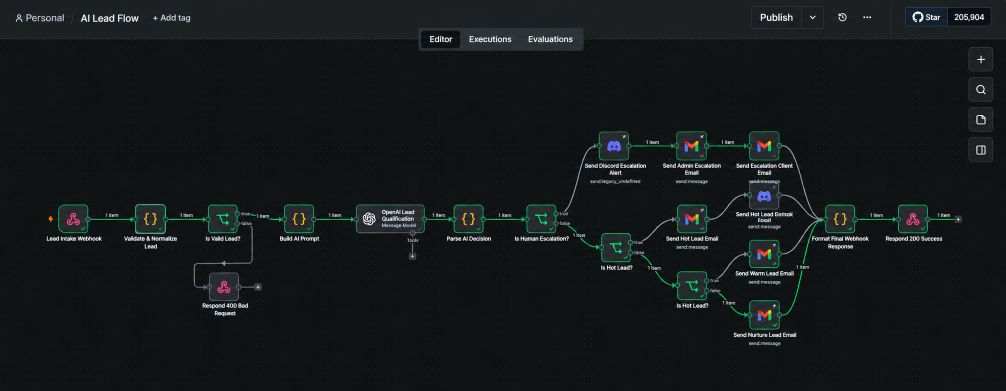
#> input picture assets/series-ai-lead-flow.png, 2011 x 782 px (shown at 1/2 size)
$ python generate_lead_flow_gif.py
#> lines starting #> are read from the running program, lines starting #| are printed output that depends on the picture
import math
import os
from PIL import Image, ImageDraw

def cubic_bezier(p0, p1, p2, p3, t):
    x = (1 - t)**3 * p0[0] + 3 * (1 - t)**2 * t * p1[0] + 3 * (1 - t) * t**2 * p2[0] + t**3 * p3[0]
    y = (1 - t)**3 * p0[1] + 3 * (1 - t)**2 * t * p1[1] + 3 * (1 - t) * t**2 * p2[1] + t**3 * p3[1]
    return (x, y)

def sample_path(points, num_samples=100):
    # points can be 2 points (linear) or 4 points (cubic bezier)
#> called with num_samples = 40
    samples = []
    if len(points) == 2:
        p0, p1 = points
        for i in range(num_samples):
            t = i / (num_samples - 1)
            samples.append((p0[0] + t * (p1[0] - p0[0]), p0[1] + t * (p1[1] - p0[1])))
    elif len(points) == 4:
        p0, p1, p2, p3 = points
        for i in range(num_samples):
            t = i / (num_samples - 1)
            samples.append(cubic_bezier(p0, p1, p2, p3, t))
    return samples

# Paths definition
paths = [
    # 1. Webhook -> Validate
    sample_path([(178, 437), (268, 437)], 40),
    # 2. Validate -> Is Valid?
    sample_path([(333, 437), (414, 437)], 40),
    # 3. Is Valid? -> Build AI Prompt (true)
    sample_path([(476, 428), (515, 428), (525, 437), (565, 437)], 50),
    # 4. Build AI Prompt -> OpenAI
    sample_path([(630, 437), (710, 437)], 40),
    # 5. OpenAI -> Parse Decision
    sample_path([(854, 437), (904, 437)], 30),
    # 6. Parse Decision -> Is Human Escalation?
    sample_path([(969, 437), (1050, 437)], 40),
    # 7. Human Escalation (true) -> Discord Alert
    sample_path([(1112, 426), (1154, 426), (1154, 291), (1196, 291)], 60),
    # 8. Discord Alert -> Admin Email
    sample_path([(1260, 291), (1350, 291)], 40),
    # 9. Admin Email -> Client Email
    sample_path([(1416, 291), (1495, 291)], 40),
    # 10. Client Email -> Format Final Response
    sample_path([(1561, 291), (1610, 291), (1610, 437), (1649, 437)], 60),
    # 11. Human Escalation (false) -> Is Hot Lead?
    sample_path([(1112, 448), (1155, 448), (1155, 495), (1198, 495)], 50),
    # 12. Is Hot Lead? (true) -> Hot Lead Email
    sample_path([(1262, 485), (1307, 485), (1307, 437), (1352, 437)], 50),
    # 13. Hot Lead Email -> Hot Lead Discord Alert
    sample_path([(1416, 437), (1456, 437), (1456, 377), (1496, 377)], 50),
    # 14. Hot Lead Discord Alert -> Format Final Response
    sample_path([(1559, 377), (1604, 377), (1604, 437), (1649, 437)], 60),
    # 15. Is Hot Lead? (false) -> Is Warm Lead?
    sample_path([(1262, 505), (1306, 505), (1306, 571), (1351, 571)], 50),
    # 16. Is Warm Lead? (true) -> Warm Lead Email
    sample_path([(1417, 560), (1457, 560), (1457, 514), (1497, 514)], 50),
    # 17. Warm Lead Email -> Format Final Response
    sample_path([(1560, 514), (1605, 514), (1605, 437), (1649, 437)], 60),
    # 18. Is Warm Lead? (false) -> Nurture Lead Email
    sample_path([(1417, 582), (1457, 582), (1457, 632), (1498, 632)], 50),
    # 19. Nurture Lead Email -> Format Final Response
    sample_path([(1561, 632), (1605, 632), (1605, 437), (1649, 437)], 60),
    # 20. Format Final Response -> Respond 200 Success
    sample_path([(1714, 437), (1795, 437)], 40),
]

# Key ports for pulsing rings
ports = [
    (178, 437), (268, 437), (333, 437), (414, 437), (476, 428), (565, 437),
    (630, 437), (710, 437), (854, 437), (904, 437), (969, 437), (1050, 437),
    (1112, 426), (1112, 448), (1196, 291), (1260, 291), (1350, 291), (1416, 291),
    (1495, 291), (1561, 291), (1198, 495), (1262, 485), (1262, 505), (1352, 437),
    (1416, 437), (1496, 377), (1559, 377), (1351, 571), (1417, 560), (1417, 582),
    (1497, 514), (1560, 514), (1498, 632), (1561, 632), (1649, 437), (1714, 437),
    (1795, 437), (1859, 437)
]

base_img_path = os.path.join(os.path.dirname(__file__), '..', 'assets', 'series-ai-lead-flow.png')
output_gif_path = os.path.join(os.path.dirname(__file__), '..', 'assets', 'series-ai-lead-flow.gif')

base_img = Image.open(base_img_path).convert('RGBA')
W, H = base_img.size
#> W = 2011; H = 782

# We will generate 24 frames
num_frames = 24
frames = []

for f in range(num_frames):
    t_cycle = f / num_frames
    frame = base_img.copy()
    overlay = Image.new('RGBA', (W, H), (0, 0, 0, 0))
    draw = ImageDraw.Draw(overlay)

    # 1. Draw glowing traveling pulses along each path
    for p_idx, path in enumerate(paths):
        # determine packet position
        # stagger speed slightly
        speed = 1.0 if p_idx < 6 or p_idx == 19 else 0.75
        phase = (t_cycle * speed + (p_idx * 0.13)) % 1.0
        idx = int(phase * (len(path) - 1))
        pt = path[idx]

        # color: green for main, purple for escalation, blue for openai/discord
        if p_idx in [6, 7, 8, 9]:
            core_color = (157, 114, 255, 255) # purple
            glow_color = (157, 114, 255, 80)
        elif p_idx in [3, 12]:
            core_color = (88, 166, 255, 255) # blue
            glow_color = (88, 166, 255, 80)
        elif p_idx in [14, 17, 18]:
            core_color = (227, 179, 65, 255) # amber
            glow_color = (227, 179, 65, 80)
        else:
            core_color = (0, 229, 153, 255) # green
            glow_color = (0, 229, 153, 80)

        # Draw outer glow
        gx, gy = pt
        draw.ellipse([gx - 9, gy - 9, gx + 9, gy + 9], fill=glow_color)
        draw.ellipse([gx - 5, gy - 5, gx + 5, gy + 5], fill=(core_color[0], core_color[1], core_color[2], 180))
        draw.ellipse([gx - 2.5, gy - 2.5, gx + 2.5, gy + 2.5], fill=(255, 255, 255, 255))

    # 2. Draw pulsing port rings
    pulse_val = math.sin(t_cycle * 2 * math.pi)
    port_r = 4 + 2 * (pulse_val * 0.5 + 0.5)
    for px, py in ports:
        draw.ellipse([px - port_r - 2, py - port_r - 2, px + port_r + 2, py + port_r + 2], outline=(0, 229, 153, 90), width=1)
        draw.ellipse([px - 3, py - 3, px + 3, py + 3], fill=(0, 229, 153, 200))

    # 3. Soft scanning beam line sweeping down
    scan_y = int(40 + (H - 80) * t_cycle)
    draw.line([(60, scan_y), (W - 60, scan_y)], fill=(0, 229, 153, 30), width=2)

    # Composite overlay on frame
    frame = Image.alpha_composite(frame, overlay)
    # Downscale smoothly to 1400px width for crisp rendering with lightweight GIF size
    target_w = 1400
    target_h = int(H * (target_w / W))
    frame_resized = frame.resize((target_w, target_h), Image.Resampling.LANCZOS)
    # Convert to adaptive palette
    frame_p = frame_resized.convert('P', palette=Image.Palette.ADAPTIVE, colors=128)
    frames.append(frame_p)
#> this loop made 24 passes
#> pass 1, `frame_resized = frame.resize((target_w, target_h), Image.Resampling.LA..`:
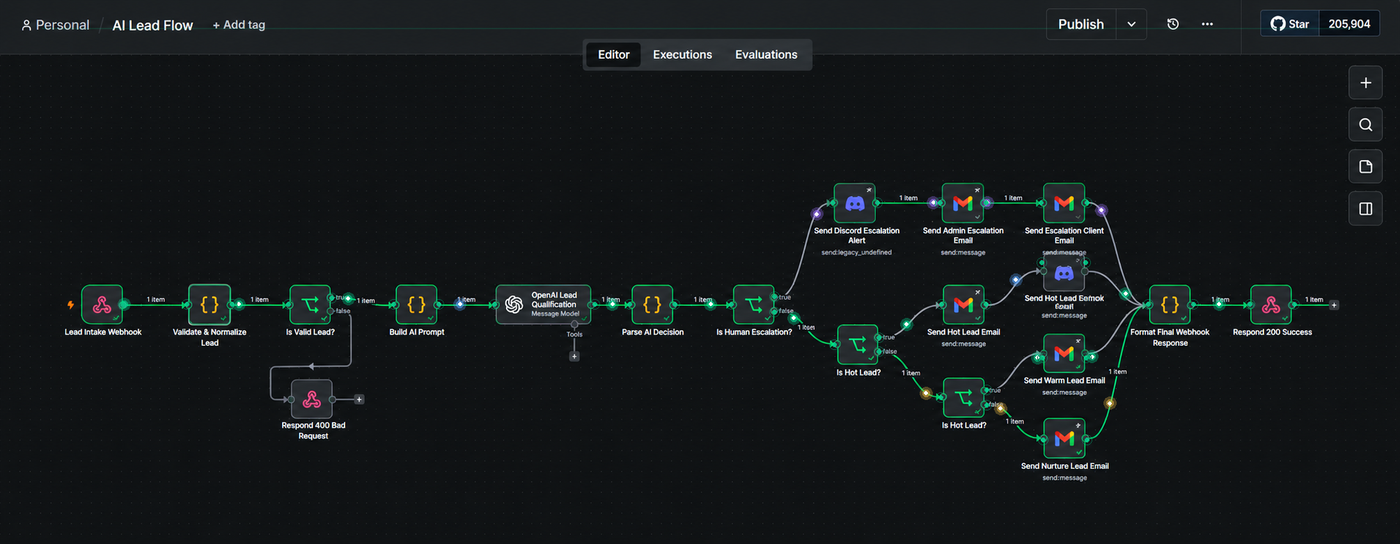
#> frame_resized: PIL image 1400x544 RGBA; mean R, G, B, A 21, 25.4, 26.7, 255
#> after the loop:
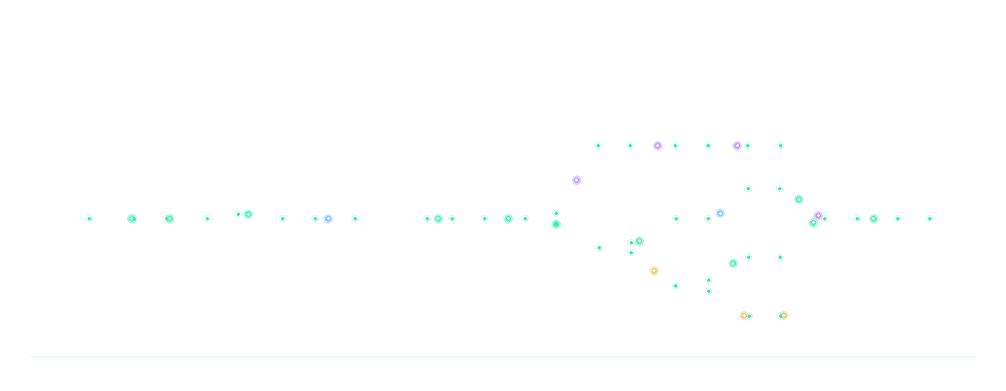
#> overlay: PIL image 2011x782 RGBA (shown at 1/2 size); mean R, G, B, A 0.3, 1.6, 1.2, 0.7; transparent parts drawn white
#> after the loop, frames = 24 items

# Save as animated GIF
frames[0].save(
    output_gif_path,
    save_all=True,
    append_images=frames[1:],
    duration=65, # ~15 fps
    loop=0,
    optimize=True
)

file_size = os.path.getsize(output_gif_path)
print(f'Successfully generated {output_gif_path}')
print(f'Frames: {len(frames)}, Resolution: 1400x{target_h}, Size: {file_size / 1024:.1f} KB')
#| Frames: 24, Resolution: 1400x544, Size: 828.6 KB
